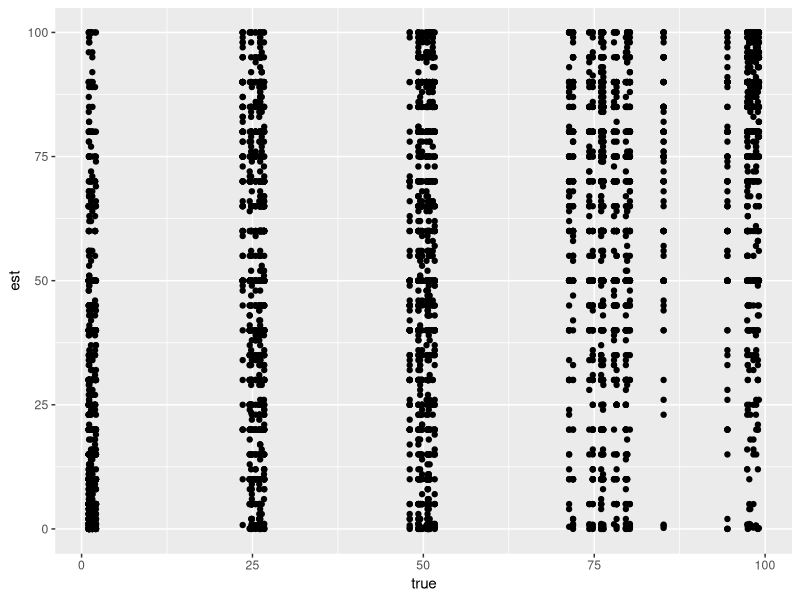

Write R code to recreate this figure.
# Exercise 6
#
# This is the code that we came up with in Exercise 9. What you
# can see is that the "true" frequencies come in 5 distinct "bands".
# That was part of the experimental design. It doesn't make a lot
# of sense to draw a scatterplot when the data on the x-asis come 
# in discrete "bins" like this, does it?
#
# In this exercise, what we want to do is modify the code below so
# that instead of plotting the raw value "true" on the x-axis, we 
# use the "band" variable instead.
#
# Try that now. Do you see a problem?

library(tidyverse)
forensic <- read_csv("data_forensic.csv")

picture <- ggplot(data = forensic) + 
  geom_point(mapping = aes(x = true, y = est))

plot(picture)


# If I tell you that there is a function called geom_boxplot(),
# can you work out how to fix the problem? 
#
# What if I also tell you there is a function called geom_violin()?
# Would you consider using that instead of geom_boxplot()? If yes, why?
# If not, why not?



